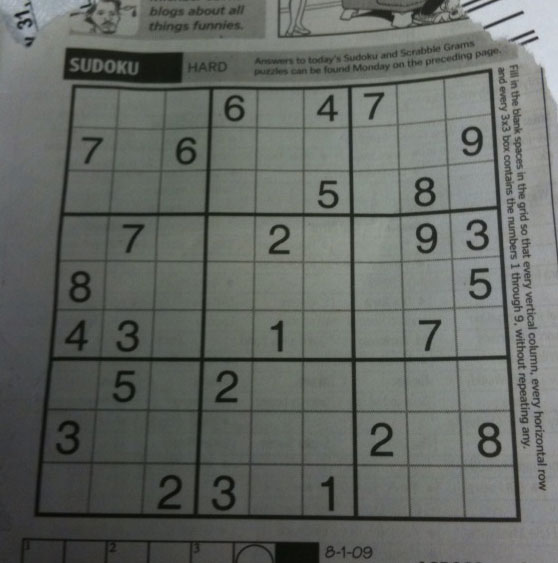
#> input picture sudoku.png, 558 x 563 px
$ jupyter execute 'Hough Line Transform 21.ipynb'
#> lines starting #> are read from the running program, lines starting #| are printed output that depends on the picture; after the words box and inside, x2 and y2 are one past the last pixel; in counts of white or black regions, pixels touching at a corner belong together
[cell 1]
import cv2
import numpy as np

[cell 2]
#The hough line transformation is a method to detect any kind of shape if we can represent the shape in
#mathematical form. It can detect even broken shape. Two kinds - Standard Hough Line, Probabilistic Hough Line Method

img = cv2.imread('sudoku.png')
#> img is the input picture: shape (563, 558, 3); mean B, G, R 99.5, 104.1, 100
img = cv2.resize(img, (500,400))
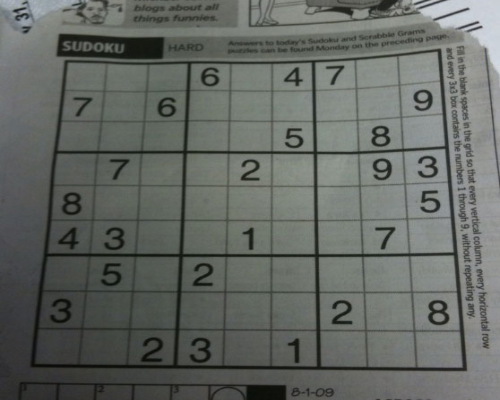
#> img: shape (400, 500, 3); mean B, G, R 99.4, 104, 99.9
gray = cv2.cvtColor(img, cv2.COLOR_BGR2GRAY)

#step 1 - edge detection using canny
edges = cv2.Canny(img, 50,150, apertureSize=3)
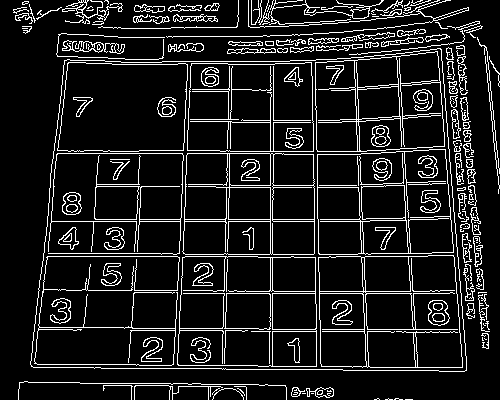
#> edges: shape (400, 500); 11.3% white in thin lines or dots

#step 2 - Use Hough line (image, rho, theta, threshold). The lines return output vectors of lines which consist of
#rho, theta and/or votes
lines = cv2.HoughLines(edges, 1, np.pi/180, 200)
#> lines = 14 rows, first 8: [221, 1.57], [256, 1.57], [219, 1.57], [293, 1.57], [-310, 3.12], [270, 0], [153, 1.57], [-314, 3.12]

for line in lines:
    rho, theta = line[0]
    a = np.cos(theta)
    b = np.sin(theta)
    x0 = a*rho
    y0 = b*rho

    #x1 stores the rounded off value of (r*cos(theta) - 1000*(sin(theta)))
    x1 = int(x0 + 1000*(-b))
    #y1 stores the rounded off value of (r*sin(theta) + 1000*(cos(theta)))
    y1 = int(y0 + 1000*(a))
    #x2 stores the rounded off value of (r*cos(theta) + 1000*(sin(theta)))
    x2 = int(x0 - 1000*(-b))
    #y2 stores the rounded off value of (r*sin(theta) - 1000*(cos(theta)))
    y2 = int(y0 - 1000*(a))

    cv2.line(img, (x1,y1),(x2,y2),(255,0,0),2)
#> this loop made 14 passes
#> (rho, theta, a, b, x0, y0, x1, y1) on passes 1 to 12: (221, 1.57, -4.37e-08, 1, -9.66e-06, 221, -1000, 220), (256, 1.57, -4.37e-08, 1, -1.12e-05, 256, -1000, 255), (219, 1.57, -4.37e-08, 1, -9.57e-06, 219, -1000, 218), (293, 1.57, -4.37e-08, 1, -1.28e-05, 293, -1000, 292), (-310, 3.12, -1, 0.0175, 310, -5.41, 292, -1005), (270, 0, 1, 0, 270, 0, 270, 1000), (153, 1.57, -4.37e-08, 1, -6.69e-06, 153, -1000, 152), (-314, 3.12, -1, 0.0175, 314, -5.48, 296, -1005), (329, 1.57, -4.37e-08, 1, -1.44e-05, 329, -1000, 328), (151, 1.57, -4.37e-08, 1, -6.6e-06, 151, -1000, 150), (253, 1.57, -4.37e-08, 1, -1.11e-05, 253, -1000, 252), (291, 1.57, -4.37e-08, 1, -1.27e-05, 291, -1000, 290)
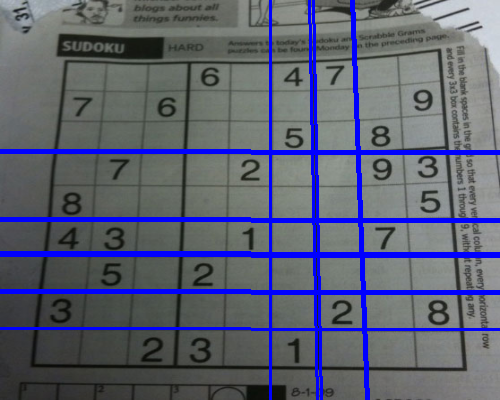
#> img: shape (400, 500, 3); 8.63% of pixels changed, all inside (x1, y1, x2, y2) = (0, 0, 500, 400)

cv2.imshow('Image',img)
cv2.imshow('Canny',edges)
cv2.waitKey(0)
cv2.destroyAllWindows()

### Probabilistic Hough Line Transform

[cell 3]
#The hough line transformation is a method to detect any kind of shape if we can represent the shape in
#mathematical form. It can detect even broken shape. Two kinds - Standard Hough Line, Probabilistic Hough Line Method

img = cv2.imread('road.png')
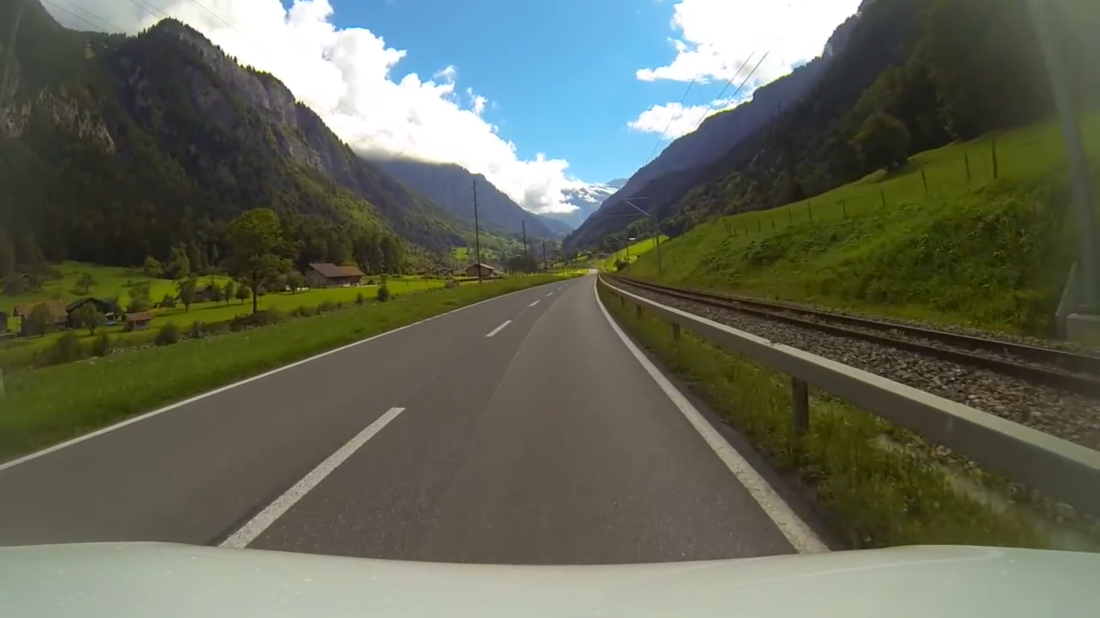
#> input picture road.png, 1100 x 618 px
#> img is the input picture: shape (618, 1100, 3); mean B, G, R 87.8, 103.1, 98.7
gray = cv2.cvtColor(img, cv2.COLOR_BGR2GRAY)
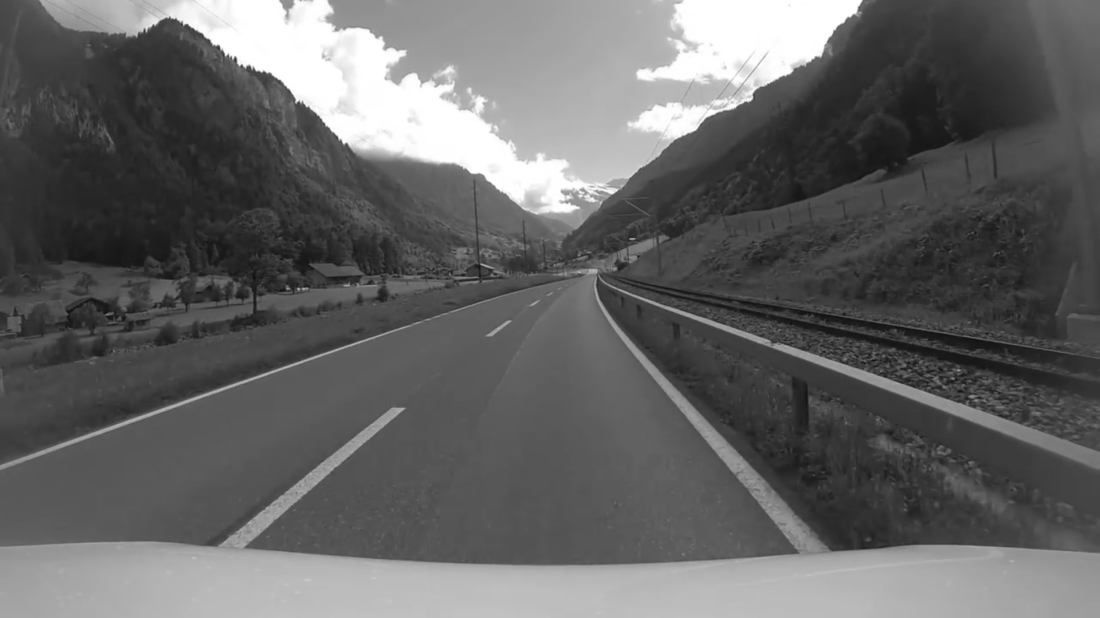
#> gray: shape (618, 1100); min 15, max 255, mean 100

#step 1 - edge detection using canny
edges = cv2.Canny(img, 50,150, apertureSize=3)
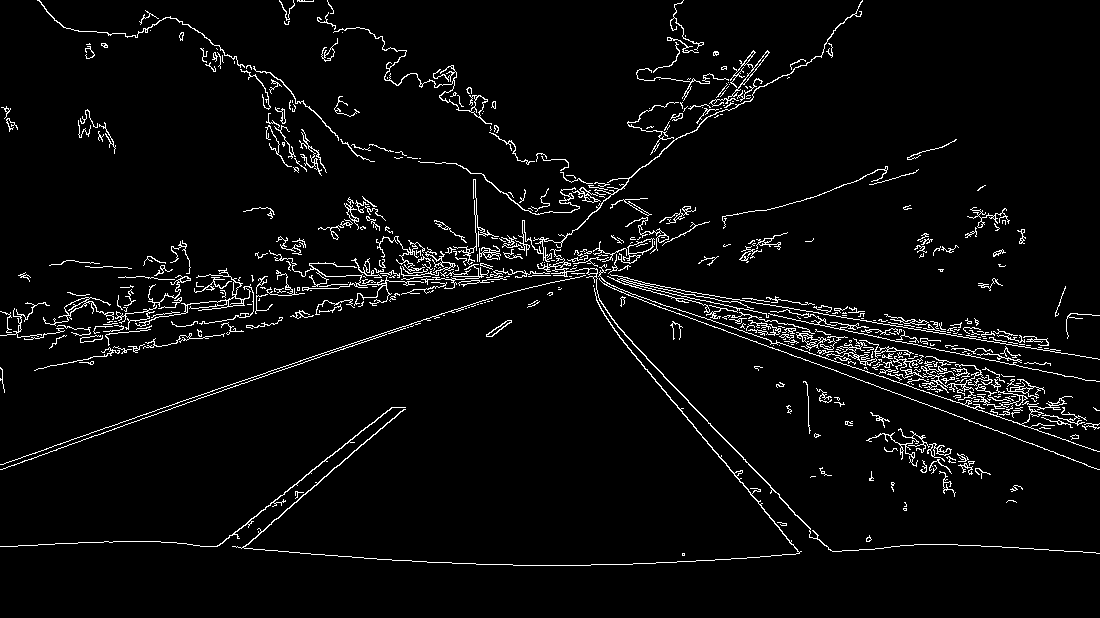
#> edges: shape (618, 1100); 4.1% white in thin lines or dots

#step 2 - Use Hough line (image, rho, theta, threshold). The lines return output vectors of lines which consist of
#rho, theta and/or votes
lines = cv2.HoughLinesP(edges,1,np.pi/180,100,minLineLength=100, maxLineGap=10)
#> lines = 57 rows, first 6: [617, 281, 965, 355], [632, 343, 788, 505], [322, 355, 491, 300], [916, 327, 1060, 350], [0, 464, 402, 326], [801, 349, 1099, 451]

for line in lines:
    x1,y1,x2,y2 = line[0]
    cv2.line(img, (x1,y1),(x2,y2),(0,155,200),2)
#> this loop made 57 passes
#> (x1, y1, x2, y2) on passes 1 to 12: (617, 281, 965, 355), (632, 343, 788, 505), (322, 355, 491, 300), (916, 327, 1060, 350), (0, 464, 402, 326), (801, 349, 1099, 451), (740, 327, 871, 359), (845, 337, 992, 371), (623, 342, 799, 552), (613, 279, 730, 302), (317, 263, 451, 277), (626, 294, 978, 423)
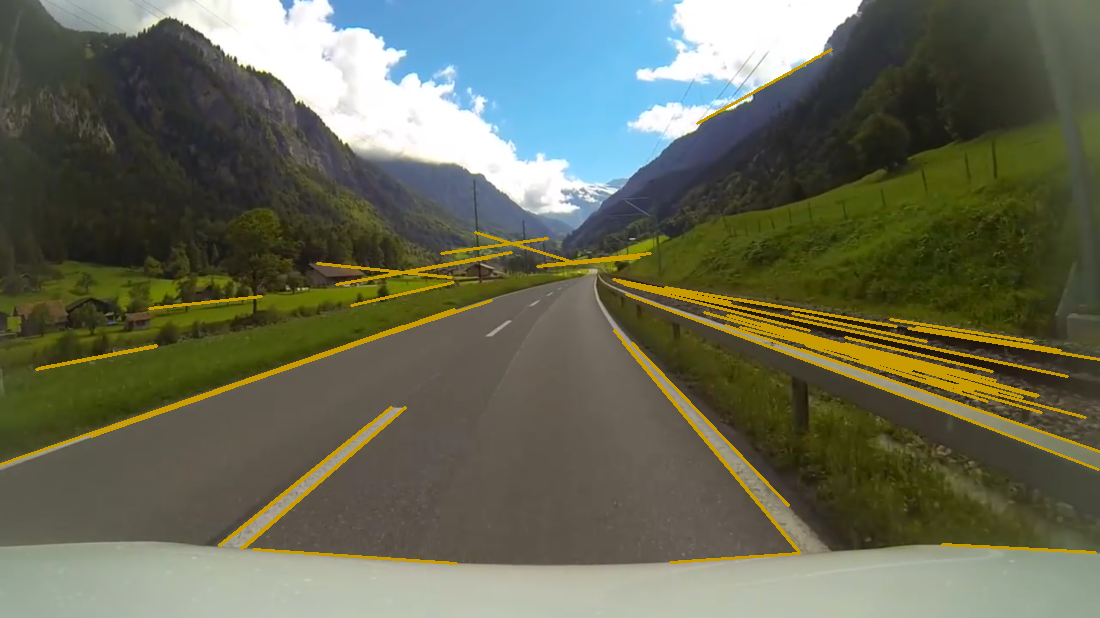
#> img: shape (618, 1100, 3); 3.47% of pixels changed, all inside (x1, y1, x2, y2) = (0, 48, 1100, 565)

cv2.imshow('Image',img)
cv2.imshow('Canny',edges)
cv2.waitKey(0)
cv2.destroyAllWindows()

### Self Practice

[cell 4]
img = cv2.imread('sudoku.png')
img = cv2.resize(img, (500,400))
gray = cv2.cvtColor(img, cv2.COLOR_BGR2GRAY)

#canny edge
edge = cv2.Canny(gray, 10, 40, apertureSize=3)
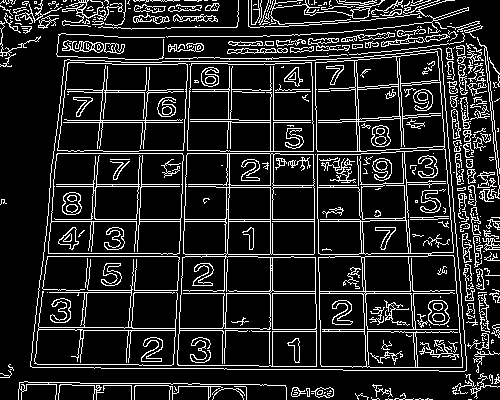
#> edge: shape (400, 500); 14.6% white in thin lines or dots

#hough line
lines = cv2.HoughLines(edge, 1, np.pi/180, 200)
#> lines = 21 rows, first 8: [219, 1.57], [221, 1.57], [256, 1.57], [293, 1.57], [-310, 3.12], [270, 0], [153, 1.57], [122, 1.57]

for line in lines:
    rho, theta = line[0]
    a = np.cos(theta)
    b = np.sin(theta)
    x0 = a*rho
    y0 = b*rho

    #x1 stores the rounded off value of (r*cos(theta) - 1000*(sin(theta)))
    x1 = int(x0 + 1000*(-b))
    #y1 stores the rounded off value of (r*sin(theta) + 1000*(cos(theta)))
    y1 = int(y0 + 1000*(a))
    #x2 stores the rounded off value of (r*cos(theta) + 1000*(sin(theta)))
    x2 = int(x0 - 1000*(-b))
    #y2 stores the rounded off value of (r*sin(theta) - 1000*(cos(theta)))
    y2 = int(y0 - 1000*(a))

    cv2.line(img, (x1,y1),(x2,y2), (215,52,157), 2)
#> this loop made 21 passes
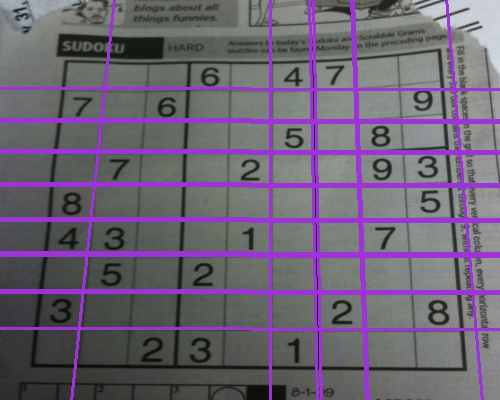
#> img: shape (400, 500, 3); 12.89% of pixels changed, all inside (x1, y1, x2, y2) = (0, 0, 500, 400)

cv2.imshow('Image',img)
cv2.imshow('Canny',edges)
cv2.waitKey(0)
cv2.destroyAllWindows()

### Probabilistic Hough Line

[cell 5]
#The hough line transformation is a method to detect any kind of shape if we can represent the shape in
#mathematical form. It can detect even broken shape. Two kinds - Standard Hough Line, Probabilistic Hough Line Method

img = cv2.imread('road.png')
gray = cv2.cvtColor(img, cv2.COLOR_BGR2GRAY)

#step 1 - edge detection using canny
edges = cv2.Canny(img, 50,150, apertureSize=3)

#step 2 - Use Hough line (image, rho, theta, threshold). The lines return output vectors of lines which consist of
#rho, theta and/or votes
lines = cv2.HoughLinesP(edges,1,np.pi/180,100,minLineLength=50, maxLineGap=10)
#> lines = 150 rows, first 6: [537, 265, 603, 279], [632, 343, 788, 505], [166, 406, 265, 373], [159, 412, 403, 328], [959, 402, 1093, 450], [888, 322, 993, 333]

for line in lines:
    x1,y1,x2,y2 = line[0]
    cv2.line(img, (x1,y1),(x2,y2),(0,155,200),2)
#> this loop made 150 passes
#> (x1, y1, x2, y2) on passes 1 to 12: (537, 265, 603, 279), (632, 343, 788, 505), (166, 406, 265, 373), (159, 412, 403, 328), (959, 402, 1093, 450), (888, 322, 993, 333), (740, 327, 871, 359), (766, 317, 1038, 395), (648, 288, 907, 343), (608, 286, 883, 376), (623, 342, 799, 552), (818, 313, 1097, 358)
#> line on passes 31 to 36: [[175, 304, 261, 296]], [[386, 278, 488, 267]], [[706, 310, 816, 345]], [[732, 315, 911, 370]], [[232, 535, 391, 407]], [[464, 241, 521, 258]]
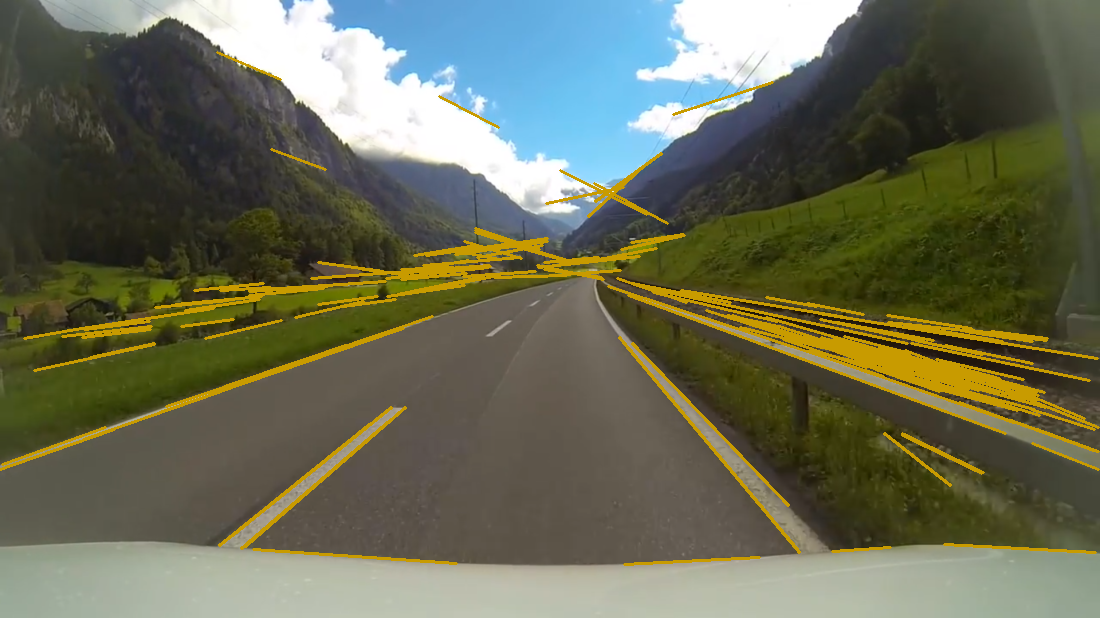
#> img: shape (618, 1100, 3); 5.3% of pixels changed, all inside (x1, y1, x2, y2) = (0, 51, 1100, 566)

cv2.imshow('Image',img)
cv2.imshow('Canny',edges)
cv2.waitKey(0)
cv2.destroyAllWindows()
